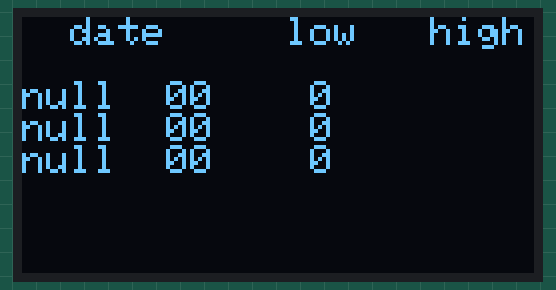
A program run on a simulated ESP8266 (NodeMCU). On the bench: 128×64 one-colour display. WiFi joins after 1.5 s; servers stay silent unless stated; network time is answered at once with the bench clock; uploads are accepted with an empty reply; the local clock reads 2024-03-15 10:24:30 at power-on unless the program sets it; what the program prints to the serial monitor is not drawn.

Above: at 4.3 s.

The program:

main.cpp
```cpp
#include <Arduino.h>
#include <NTPClient.h>
#include <ESP8266WiFi.h>
#include <WiFiUdp.h>
#include <Adafruit_SSD1306.h>
#include <HttpClient.h>
#include <ArduinoJson.h>

#define SCREEN_WIDTH 128 // 屏幕宽度
#define SCREEN_HEIGHT 64 // 屏幕高度

#define OLED_MOSI  12   // D1
#define OLED_CLK   14   // D0
#define OLED_DC    0
#define OLED_CS    4
#define OLED_RESET 2

// wifi 信息
const char *ssid     = "YOUR SSID";
const char *password = "YOUR PASSWORD";

WiFiUDP ntpUDP;
WiFiClient wifiClient;
HttpClient client = HttpClient(wifiClient, "api.seniverse.com", 80);
NTPClient timeClient(ntpUDP);
Adafruit_SSD1306 display(SCREEN_WIDTH, SCREEN_HEIGHT,
                         OLED_MOSI, OLED_CLK, OLED_DC, OLED_RESET, OLED_CS);

uint32_t delayMS = 1000; // 循环时间

// 天气信息类
class WeatherInfo {
public:
    String date;
    int highTemperature;
    int lowTemperature;
    int humidity;

    WeatherInfo() {
        date = "";
        highTemperature = 0;
        lowTemperature = 0;
        humidity = 0;
    }
};
// 储存近三天的天气的数组
std::vector<WeatherInfo> WeatherInfos;
// json 解析得到近三天的天气
void parseWeatherJSON() {
    WeatherInfos.clear();
    // HTTP 访问 API，下面的 key=YOURKEY 填写自己的密钥
    client.get("/v3/weather/daily.json?key=YOURKEY&location=hangzhou&language=zh-Hans&unit=c&start=0&days=5");
    // 读取响应
    String json = "";
    while (client.available()) {
        char c = client.read();
        json += c;
    }
    Serial.println(json);
    // 根据你的 JSON 数据大小分配足够的内存
    StaticJsonDocument<2048> doc;
    deserializeJson(doc, json);
    // 获取 "daily" 数组
    JsonArray daily = doc["results"][0]["daily"];
    // 创建 WeatherInfo 对象并设置相应属性
    for (int i = 0; i < 3; i++) { // 获取近三天的数据
        WeatherInfo weather;
        weather.date = daily[i]["date"].as<String>();
        weather.highTemperature = daily[i]["high"].as<int>();
        weather.lowTemperature = daily[i]["low"].as<int>();
        weather.humidity = daily[i]["humidity"].as<int>();
        WeatherInfos.push_back(weather);
    }
}
// 显示近三天的天气到屏幕上
void weather_disPlay() {
    parseWeatherJSON();
    delay(delayMS);
    display.clearDisplay();
    display.println("  date     low   high\n");
    for(int i = 0; i < 3; i ++) {
        display.print(WeatherInfos[i].date);
        display.print("  ");
        if(WeatherInfos[i].lowTemperature < 10) display.print("0");
        display.print(WeatherInfos[i].lowTemperature);
        display.print("    ");
        display.println(WeatherInfos[i].highTemperature);
        // display.print(" ");
        // display.println(WeatherInfos[i].humidity);
    }
    display.display();
}
void setup(){

    Serial.begin(115200);

    if (!display.begin(SSD1306_SWITCHCAPVCC)) {
        Serial.println("failed");
        for (;;);
    } else {
        Serial.print("ssd1306 is ok");
    }

    display.setTextColor(WHITE);
    display.setTextSize(1);
    display.setCursor(0, 0);
    display.clearDisplay();

    WiFi.begin(ssid, password);

    while ( WiFi.status() != WL_CONNECTED ) {
        delay ( delayMS );
        Serial.print ( "." );
    }

    timeClient.begin();
    timeClient.setTimeOffset(8 * 3600);

    delay(delayMS);

    weather_disPlay();
}

void loop() {
    timeClient.update();
    // 每天零点更新天气
    if(timeClient.getHours() * 3600 + timeClient.getMinutes() * 60 + timeClient.getSeconds() <= 2) {
        weather_disPlay();
    }
    delay(delayMS);
}
```
